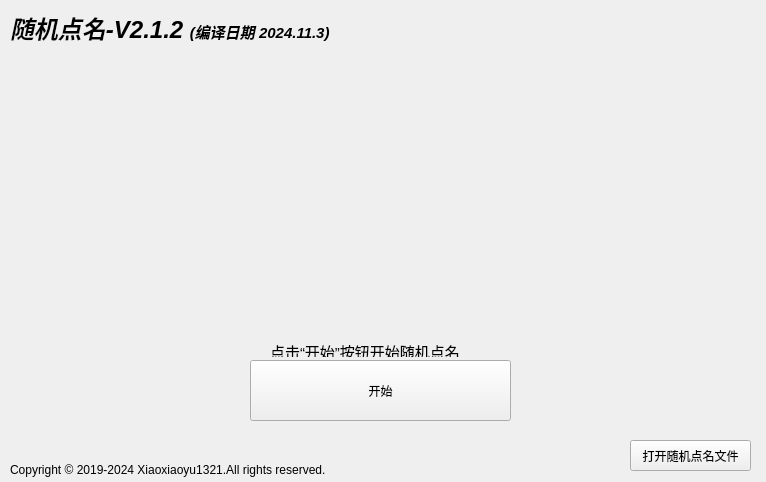
<?xml version="1.0" encoding="UTF-8"?>
<ui version="4.0">
 <class>MainWindow</class>
 <widget class="QMainWindow" name="MainWindow">
  <property name="geometry">
   <rect>
    <x>0</x>
    <y>0</y>
    <width>766</width>
    <height>482</height>
   </rect>
  </property>
  <property name="windowTitle">
   <string>随机点名</string>
  </property>
  <widget class="QWidget" name="centralwidget">
   <widget class="QLabel" name="label">
    <property name="geometry">
     <rect>
      <x>10</x>
      <y>10</y>
      <width>381</width>
      <height>31</height>
     </rect>
    </property>
    <property name="text">
     <string>&lt;html&gt;&lt;head/&gt;&lt;body&gt;&lt;p&gt;&lt;span style=&quot; font-size:18pt; font-weight:600; font-style:italic;&quot;&gt;随机点名-V2.1.2 &lt;/span&gt;&lt;span style=&quot; font-size:11pt; font-weight:600; font-style:italic;&quot;&gt;(编译日期 2024.11.3)&lt;/span&gt;&lt;/p&gt;&lt;/body&gt;&lt;/html&gt;</string>
    </property>
   </widget>
   <widget class="QLabel" name="label_2">
    <property name="geometry">
     <rect>
      <x>270</x>
      <y>340</y>
      <width>210</width>
      <height>17</height>
     </rect>
    </property>
    <property name="text">
     <string>&lt;html&gt;&lt;head/&gt;&lt;body&gt;&lt;p&gt;&lt;span style=&quot; font-size:11pt;&quot;&gt;点击“开始”按钮开始随机点名&lt;/span&gt;&lt;/p&gt;&lt;/body&gt;&lt;/html&gt;</string>
    </property>
   </widget>
   <widget class="QPushButton" name="Start_button">
    <property name="geometry">
     <rect>
      <x>250</x>
      <y>360</y>
      <width>261</width>
      <height>61</height>
     </rect>
    </property>
    <property name="text">
     <string>开始</string>
    </property>
   </widget>
   <widget class="QPushButton" name="OpenFile_button">
    <property name="geometry">
     <rect>
      <x>630</x>
      <y>440</y>
      <width>121</width>
      <height>31</height>
     </rect>
    </property>
    <property name="text">
     <string>打开随机点名文件</string>
    </property>
   </widget>
   <widget class="QLabel" name="Name_label">
    <property name="geometry">
     <rect>
      <x>210</x>
      <y>130</y>
      <width>351</width>
      <height>111</height>
     </rect>
    </property>
    <property name="minimumSize">
     <size>
      <width>351</width>
      <height>111</height>
     </size>
    </property>
    <property name="maximumSize">
     <size>
      <width>351</width>
      <height>111</height>
     </size>
    </property>
    <property name="text">
     <string>&lt;html&gt;&lt;head/&gt;&lt;body&gt;&lt;p align=&quot;center&quot;&gt;&lt;br/&gt;&lt;/p&gt;&lt;/body&gt;&lt;/html&gt;</string>
    </property>
   </widget>
   <widget class="QLabel" name="label_3">
    <property name="geometry">
     <rect>
      <x>10</x>
      <y>460</y>
      <width>381</width>
      <height>21</height>
     </rect>
    </property>
    <property name="text">
     <string>&lt;html&gt;&lt;head/&gt;&lt;body&gt;&lt;p&gt;&lt;span style=&quot; font-family:'思源黑体 CN Light','sans-serif';&quot;&gt;Copyright © 2019-2024 Xiaoxiaoyu1321.All rights reserved.&lt;/span&gt;&lt;/p&gt;&lt;/body&gt;&lt;/html&gt;</string>
    </property>
   </widget>
   <widget class="QLabel" name="status_label">
    <property name="geometry">
     <rect>
      <x>200</x>
      <y>435</y>
      <width>371</width>
      <height>31</height>
     </rect>
    </property>
    <property name="text">
     <string/>
    </property>
   </widget>
  </widget>
 </widget>
 <resources/>
 <connections/>
</ui>
